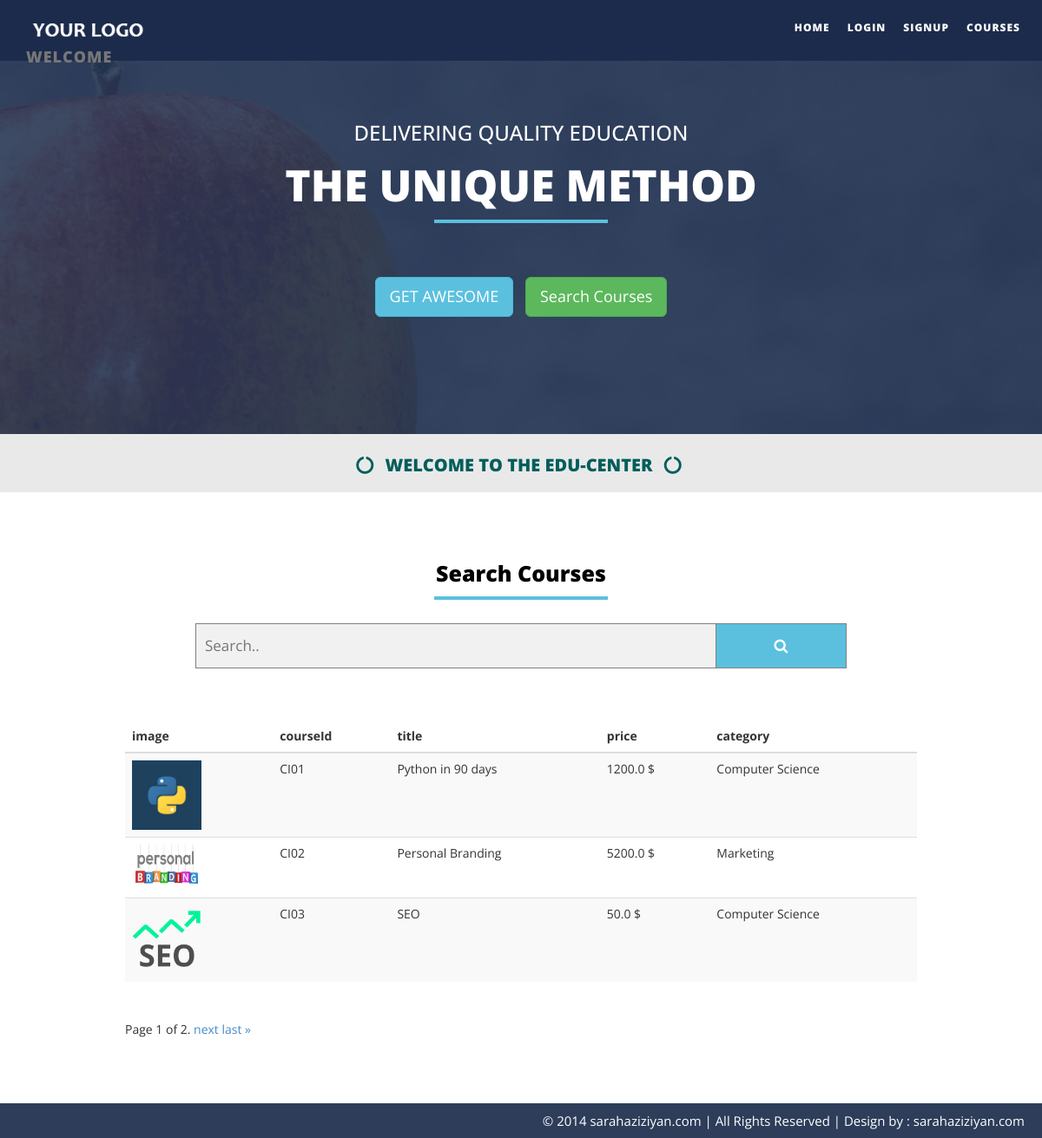
The page / on the database its author committed.
### OnlineCourseApp/models.py (models this page shows, shortened)
class Course(Model):
    courseId = CharField(max_length=10, primary_key=True)
    title = CharField(max_length=128)
    price = FloatField()
    image = ImageField(upload_to='course')
    creation_date = DateField(default=now)
    category = ForeignKey(Category, on_delete=CASCADE)

class Category(Model):
    categoryId = CharField(max_length=10, primary_key=True)
    title = CharField(max_length=128)
    def __str__(self):
        return self.title

### OnlineCourseApp/views.py (the view)
# urls.py: path('', index, name='index'),
def index(request):
    coursesList = Course.objects.all()
    return giveCoursesPage(request,coursesList)

### OnlineCourseApp/views.py (called while the page is built)
def giveCoursesPage(request,coursesList):
    paginator = Paginator(coursesList, 3)
    page = request.GET.get('page', 1)
    courses = paginator.get_page(page)
    return render(request, 'index.html', {'courses': courses})

### OnlineCourseApp/templates/index.html (shortened to what this page needs)
<!DOCTYPE html>
{% load static %}
<html xmlns="http://www.w3.org/1999/xhtml">
<head>
    <link href="{% static '/css/bootstrap.css' %}" rel="stylesheet" />
<link href="{% static 'css/font-awesome.min.css' %}" rel="stylesheet" />
<link href="{% static 'css/flexslider.css' %}" rel="stylesheet" />
    <link href="{% static 'css/style.css' %}" rel="stylesheet" />
    <link href="{% static 'css/onlineCourse.css' %}" rel="stylesheet" />
</head>
<body >
 <div class="navbar navbar-inverse navbar-fixed-top " id="menu">
        <div class="container">
            <div class="navbar-header">
                <a class="navbar-brand" href="#">
                    <img class="logo-custom" src="{% static 'img/logo180-50.png' %}" alt=""  />
                    <div id="username" name="firsname_lastname"> WELCOME {{ username }}</div>
                </a>
            </div>
            <div class="navbar-collapse collapse move-me">
                <ul class="nav navbar-nav navbar-right">
                    <li ><a href="#home">HOME</a></li>
                    <li ><a href="{% url 'login' %}" id="loginButtonMenu">LOGIN</a></li>
                    <li ><a href="{% url 'login' %}" id="signupButtonMenu">SIGNUP</a></li>
                    <li><a href="#courseSearch-sec">COURSES</a></li>
                </ul>
            </div>
        </div>
    </div>
       <div class="home-sec" id="home" >
           <div class="overlay">
 <div class="container">
           <div class="row text-center " >
               <div class="col-lg-12  col-md-12 col-sm-12">
                <div class="flexslider set-flexi" id="main-section" >
                    <ul class="slides move-me">
                        <li>
                              <h3>Delivering Quality Education</h3>
                           <h1>THE UNIQUE METHOD</h1>
                            <a  href="#courseSearch-sec" class="btn btn-info btn-lg" >
                                GET AWESOME
                            </a>
                             <a  href="#courseSearch-sec" class="btn btn-success btn-lg" >
                                Search Courses
                            </a>
                        </li>
                    </ul>
                </div>
            </div>
               </div>
                </div>
           </div>
       </div>
    <div  class="tag-line" >
         <div class="container">
           <div class="row  text-center" >
               <div class="col-lg-12  col-md-12 col-sm-12">
        <h2 data-scroll-reveal="enter from the bottom after 0.1s" ><i class="fa fa-circle-o-notch"></i> WELCOME TO THE EDU-CENTER <i class="fa fa-circle-o-notch"></i> </h2>
                   </div>
               </div>
             </div>
    </div>
    <div id="courseSearch-sec" class="container set-pad" >
             <div class="row text-center">
                 <div class="col-lg-8 col-lg-offset-2 col-md-8 col-sm-8 col-md-offset-2 col-sm-offset-2">
                     <h1 data-scroll-reveal="enter from the bottom after 0.2s"  class="header-line">Search Courses</h1>
                     <p data-scroll-reveal="enter from the bottom after 0.3s" >
                         <form class="searchCourse" action="{% url 'search_courses' %}" method="post">
                            <input type="text" placeholder="Search.." name="searchCourseInput">
                            <button type="submit" buttonType="search"><i class="fa fa-search"></i></button>
                        </form>
                     </p>
                 </div>
             </div>
           <div class="row searchCourseTableContainer" >
                <table class="table table-striped table-hover">
        <thead class="thead-light">
            <tr>
                <th scope="col">image</th>
                <th scope="col">courseId</th>
                <th scope="col">title</th>
                <th scope="col">price</th>
                <th scope="col">category</th>
            </tr>
        </thead>
        {% for course in courses %}
            <tr title="مشاهده درس" style="cursor:pointer" class="trCourse">
                <td><img class='courseImage' src="{{course.image.url}}"></td>
                <td>{{course.courseId}}</td>
                <td>{{course.title}}</td>
                <td>{{course.price}} $</td>
                <td>{{course.category}}</td>
            </tr>
        {% endfor %}
    </table>
                <div class="pagination">
        <span class="step-links">
            <span class="current">
                Page {{ courses.number }} of {{ courses.paginator.num_pages }}.
            </span>
            {% if courses.has_next %}
                <a href="?page={{ courses.next_page_number }}">next</a>
                <a href="?page={{ courses.paginator.num_pages }}">last &raquo;</a>
            {% endif %}
        </span>
    </div>
           </div>
    </div>
    <div id="footer">
          &copy 2014 sarahaziziyan.com | All Rights Reserved |  <a href="http://sarahaziziyan.com" style="color: #fff" target="_blank">Design by : sarahaziziyan.com</a>
    </div>
</body>
</html>

### OnlineCourseApp/static/css/flexslider.css (style rules this page uses)
.slides, .flex-control-nav, .flex-direction-nav { margin: 0; padding: 0; list-style: none; }
.flexslider { margin: 0; padding: 0; }
.flexslider .slides > li { display: none; -webkit-backface-visibility: hidden; }
.slides:after { content: "."; display: block; clear: both; visibility: hidden; line-height: 0; height: 0; }
html[xmlns] .slides { display: block; }
.flexslider { margin: 0 0 60px; background: #fff; border: 4px solid #fff; position: relative; -webkit-border-radius: 4px; -moz-border-radius: 4px; -o-border-radius: 4px; border-radius: 4px; -webkit-box-shadow: 0 1px 4px rgba(0,0,0,.2); -moz-box-shadow: 0 1px 4px rgba(0,0,0,.2); -o-box-shadow: 0 1px 4px rgba(0,0,0,.2); box-shadow: 0 1px 4px rgba(0,0,0,.2); zoom: 1; }
.flexslider .slides { zoom: 1; }

### OnlineCourseApp/static/css/style.css (style rules this page uses)
.set-pad { padding-top:35px; }
.logo-custom { max-height: 40px; }
#menu { background-color: rgba(28, 43, 75, 1); color: #fff; font-size: 12px; font-weight: 900; letter-spacing: 1px; min-height: 70px; }
.navbar-inverse { border-color: transparent; }
.navbar-inverse .navbar-nav > li > a, .navbar-inverse .navbar-nav > li > a:hover { color: #FFF; padding: 22px 10px; }
.home-sec { padding-top: 10px; padding-bottom: 60px; background: url(../img/header.jpg) no-repeat center center; padding: 0; -webkit-background-size: cover; background-size: cover; color: #fff; background-attachment: fixed; }
.home-sec .overlay { background: rgba(38, 57, 88, 0.89); min-height: 500px; }
.home-sec h1 { color: #fff; font-weight: 900; font-size: 50px; text-transform: uppercase; padding-bottom: 35px; }
.home-sec h3 { text-transform: uppercase; }
.set-flexi { -webkit-box-shadow: 0 1px 4px rgba(0, 0, 0, 0); -moz-box-shadow: 0 1px 4px rgba(0, 0, 0, 0); -o-box-shadow: 0 1px 4px rgba(0, 0, 0, 0); box-shadow: 0 1px 4px rgba(0, 0, 0, 0); background-color: transparent; border: 0px solid #000; padding-top: 120px; }
.set-flexi a { margin: 5px; }
.tag-line { background: #E9E9E9; color: #000; }
.tag-line h2 { font-size: 20px; font-weight: 900; padding: 5px 10px 10px 5px; color: #005E5A; }
.tag-line h2 > i { margin-left: 8px; margin-right: 8px; }
.header-line { font-weight: 900; font-size: 25px; padding-bottom: 5px; padding-top: 25px; color: #000; }
h1::after { content: " "; border: solid 2px #5bc0de; display: block; width: 200px; margin: 12px auto; }
#footer { padding:5px 20px; background-color:#2d3d5a; text-align:right; color:#fff; font-size:15px; }

### OnlineCourseApp/static/css/onlineCourse.css (style rules this page uses)
.courseImage { max-height: 80px; max-width: 80px; }
.searchCourseTableContainer { width : 80%; margin : 50px auto; }
.searchCourseTableContainer table { background : white; border-radius : 5px; }
form.searchCourse input[type=text] { padding: 10px; font-size: 17px; border: 1px solid grey; float: left; width: 80%; background: #f1f1f1; }
form.searchCourse button { float: left; width: 20%; padding: 10px; background: #5bc0de; color: white; font-size: 17px; border: 1px solid grey; border-left: none; cursor: pointer; }
form.searchCourse::after { content: ""; clear: both; display: table; }

### rows shown on the page
Course: image (picture), courseId "CI01", title "Python in 90 days", price "1200.0", category "Computer Science"
Course: image (picture), courseId "CI02", title "Personal Branding", price "5200.0", category "Marketing"
Course: image (picture), courseId "CI03", title "SEO", price "50.0", category "Computer Science"

### other values the page prints
{{ courses.number }} "1"
{{ courses.paginator.num_pages }} "2"
